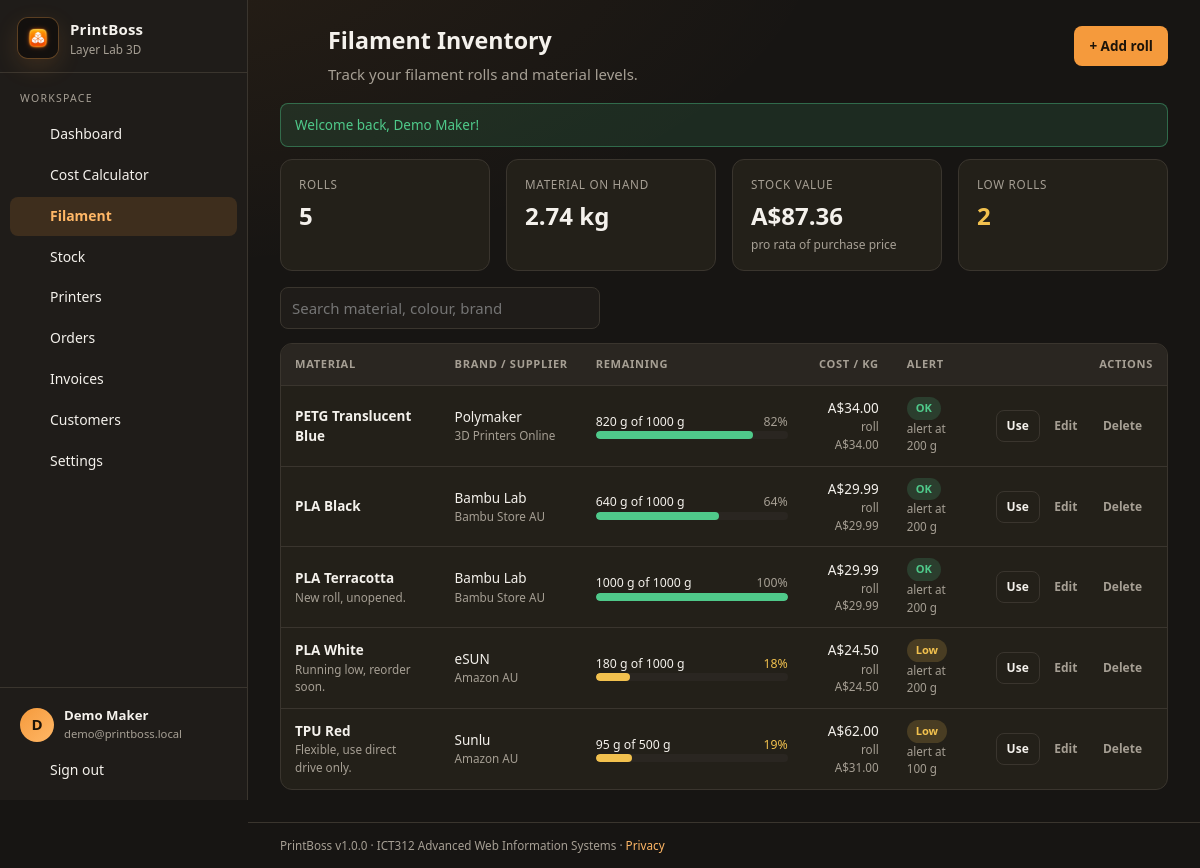
The app's page /inventory.php (signed in) with its own data.
### tables this page shows
CREATE TABLE profiles (
  id                       INT UNSIGNED NOT NULL AUTO_INCREMENT,
  user_id                  INT UNSIGNED NOT NULL,
  business_name            VARCHAR(120) NOT NULL DEFAULT '',
  business_abn             VARCHAR(20)  NOT NULL DEFAULT '',
  business_email           VARCHAR(190) NOT NULL DEFAULT '',
  business_phone           VARCHAR(40)  NOT NULL DEFAULT '',
  business_address         VARCHAR(255) NOT NULL DEFAULT '',
  country                  VARCHAR(60)  NOT NULL DEFAULT 'Australia',
  currency                 CHAR(3)      NOT NULL DEFAULT 'AUD',
  bank_name                VARCHAR(80)  NOT NULL DEFAULT '',
  bank_account_name        VARCHAR(120) NOT NULL DEFAULT '',
  bank_bsb                 VARCHAR(10)  NOT NULL DEFAULT '',
  bank_account_number      VARCHAR(20)  NOT NULL DEFAULT '',
  invoice_prefix           VARCHAR(10)  NOT NULL DEFAULT 'INV',
  gst_rate                 DECIMAL(5,2) NOT NULL DEFAULT 10.00,
  default_gst_enabled      TINYINT(1)   NOT NULL DEFAULT 1,
  default_payment_terms    VARCHAR(60)  NOT NULL DEFAULT 'Payment due within 14 days',
  default_payment_instructions TEXT NULL,
  default_invoice_notes    TEXT NULL,
  default_electricity_cost DECIMAL(8,4) NOT NULL DEFAULT 0.3000,
  default_labour_rate      DECIMAL(8,2) NOT NULL DEFAULT 25.00,
  default_depreciation_rate DECIMAL(8,2) NOT NULL DEFAULT 0.50,
  default_profit_margin    DECIMAL(5,2) NOT NULL DEFAULT 50.00,
  default_failed_risk      DECIMAL(5,2) NOT NULL DEFAULT 10.00,
  onboarding_completed     TINYINT(1)   NOT NULL DEFAULT 0,
  created_at               DATETIME NOT NULL DEFAULT CURRENT_TIMESTAMP,
  updated_at               DATETIME NOT NULL DEFAULT CURRENT_TIMESTAMP ON UPDATE CURRENT_TIMESTAMP,
  PRIMARY KEY (id),
  UNIQUE KEY uq_profiles_user (user_id),
  CONSTRAINT fk_profiles_user FOREIGN KEY (user_id) REFERENCES users(id) ON DELETE CASCADE
);

CREATE TABLE users (
  id            INT UNSIGNED NOT NULL AUTO_INCREMENT,
  email         VARCHAR(190) NOT NULL,
  password_hash VARCHAR(255) NOT NULL,
  failed_login_attempts INT UNSIGNED NOT NULL DEFAULT 0,
  login_locked_until DATETIME NULL,
  full_name     VARCHAR(120) NOT NULL,
  role          ENUM('user','admin') NOT NULL DEFAULT 'user',
  is_active     TINYINT(1) NOT NULL DEFAULT 1,
  last_login_at DATETIME NULL,
  created_at    DATETIME NOT NULL DEFAULT CURRENT_TIMESTAMP,
  updated_at    DATETIME NOT NULL DEFAULT CURRENT_TIMESTAMP ON UPDATE CURRENT_TIMESTAMP,
  PRIMARY KEY (id),
  UNIQUE KEY uq_users_email (email)
);

CREATE TABLE inventory (
  id               INT UNSIGNED NOT NULL AUTO_INCREMENT,
  user_id          INT UNSIGNED NOT NULL,
  material_type    VARCHAR(40)  NOT NULL,
  colour           VARCHAR(40)  NULL,
  brand            VARCHAR(60)  NULL,
  supplier         VARCHAR(80)  NULL,
  purchase_price   DECIMAL(10,2) NOT NULL DEFAULT 0,
  total_weight     INT UNSIGNED NOT NULL DEFAULT 1000,
  remaining_weight INT UNSIGNED NOT NULL DEFAULT 1000,
  min_stock_alert  INT UNSIGNED NOT NULL DEFAULT 200,
  notes            TEXT NULL,
  created_at       DATETIME NOT NULL DEFAULT CURRENT_TIMESTAMP,
  updated_at       DATETIME NOT NULL DEFAULT CURRENT_TIMESTAMP ON UPDATE CURRENT_TIMESTAMP,
  PRIMARY KEY (id),
  KEY ix_inventory_user (user_id),
  CONSTRAINT fk_inventory_user FOREIGN KEY (user_id) REFERENCES users(id) ON DELETE CASCADE
);

### includes/db.php (called while the page is built, shortened)
<?php
function db(): PDO
{
    static $pdo = null;
    if ($pdo instanceof PDO) {
        return $pdo;
    }
    $dsn = sprintf('mysql:host=%s;port=%s;dbname=%s;charset=%s', DB_HOST, DB_PORT, DB_NAME, DB_CHARSET);
    try {
        $pdo = new PDO($dsn, DB_USER, DB_PASS, [
            PDO::ATTR_ERRMODE            => PDO::ERRMODE_EXCEPTION,
            PDO::ATTR_DEFAULT_FETCH_MODE => PDO::FETCH_ASSOC,
            PDO::ATTR_EMULATE_PREPARES   => false,
        ]);
    } catch (PDOException $e) {
        http_response_code(500);
        echo '<!doctype html><html><head><meta charset="utf-8"><title>PrintBoss</title></head><body style="font-family:sans-serif;padding:40px;background:#1b1917;color:#eee">';
        echo '<h1>Database connection failed</h1>';
        echo '<p>PrintBoss could not connect to MySQL. Make sure WAMP/MySQL is running and that <code>database/printboss.sql</code> has been imported.</p>';
        echo '<p>Check the credentials in <code>includes/config.php</code>.</p>';
        echo '</body></html>';
        exit;
    }
    return $pdo;
}
function q(string $sql, array $params = []): PDOStatement
{
    $stmt = db()->prepare($sql);
    $stmt->execute($params);
    return $stmt;
}
function rows(string $sql, array $params = []): array
{
    return q($sql, $params)->fetchAll();
}
function row(string $sql, array $params = []): ?array
{
    $r = q($sql, $params)->fetch();
    return $r === false ? null : $r;
}

### includes/auth.php (called while the page is built, shortened)
<?php
require_once __DIR__ . '/db.php';
function current_user(): ?array
{
    static $user = null;
    if ($user === null) {
        $user = row('SELECT id, email, full_name, role, is_active FROM users WHERE id = ?', [(int)$_SESSION['user_id']]);
    }
    return $user;
}
function require_login(): array
{
    $u = current_user();
    return $u;
}

### includes/functions.php (called while the page is built, shortened)
<?php
require_once __DIR__ . '/db.php';
require_once __DIR__ . '/auth.php';
function e($value): string
{
    return htmlspecialchars((string)($value ?? ''), ENT_QUOTES | ENT_SUBSTITUTE, 'UTF-8');
}
function take_flash(): ?array
{
    $f = $_SESSION['flash'] ?? null;
    return $f;
}
function money(float|int|string|null $v, string $currency = 'AUD'): string
{
    $n = (float)($v ?? 0);
    $symbol = ['AUD' => 'A$', 'USD' => '$', 'EUR' => '€', 'GBP' => '£', 'NZD' => 'NZ$', 'BRL' => 'R$'][$currency] ?? ($currency . ' ');
    return $symbol . number_format($n, 2);
}
function get_profile(int $uid): array
{
    $p = row('SELECT * FROM profiles WHERE user_id = ?', [$uid]);
    return $p;
}

### inventory.php (the view, shortened to what this page needs)
<?php
require_once __DIR__ . '/includes/functions.php';
$user = require_login();
$uid = (int)$user['id'];
$profile = get_profile($uid);
$rolls = rows('SELECT * FROM inventory WHERE user_id = ? ORDER BY material_type, colour', [$uid]);
$totals = ['rolls' => count($rolls), 'grams' => 0, 'value' => 0.0, 'low' => 0];
foreach ($rolls as $r) {
    $totals['grams'] += (int)$r['remaining_weight'];
    $totals['value'] += (int)$r['total_weight'] > 0 ? (float)$r['purchase_price'] * ((int)$r['remaining_weight'] / (int)$r['total_weight']) : 0;
    if ((int)$r['remaining_weight'] <= (int)$r['min_stock_alert']) $totals['low']++;
}
$pageTitle = 'Filament Inventory';
$pageDescription = 'Track your filament rolls and material levels.';
$pageActions = '<button class="btn" type="button" data-open="rollDialog">+ Add roll</button>';
require __DIR__ . '/includes/header.php';
?>
<div class="grid grid-4">
  <div class="stat"><div class="stat-label">Rolls</div><div class="stat-value"><?= $totals['rolls'] ?></div></div>
  <div class="stat"><div class="stat-label">Material on hand</div><div class="stat-value"><?= number_format($totals['grams'] / 1000, 2) ?> kg</div></div>
  <div class="stat"><div class="stat-label">Stock value</div><div class="stat-value"><?= money($totals['value'], $currency) ?></div><div class="stat-sub">pro rata of purchase price</div></div>
  <div class="stat"><div class="stat-label">Low rolls</div><div class="stat-value <?= $totals['low'] ? 'text-warning' : '' ?>"><?= $totals['low'] ?></div></div>
</div>
<div class="toolbar" style="margin-top:16px">
  <input type="search" placeholder="Search material, colour, brand" data-search-table="rollTable">
</div>
<div class="table-wrap">
  <table id="rollTable">
    <thead><tr><th>Material</th><th>Brand / supplier</th><th style="width:220px">Remaining</th><th class="right">Cost / kg</th><th>Alert</th><th class="right">Actions</th></tr></thead>
    <tbody>
      <?php foreach ($rolls as $r):
          $pctLeft = (int)$r['total_weight'] > 0 ? (int)$r['remaining_weight'] / (int)$r['total_weight'] * 100 : 0;
          $low = (int)$r['remaining_weight'] <= (int)$r['min_stock_alert'];
          $perKg = (int)$r['total_weight'] > 0 ? (float)$r['purchase_price'] / ((int)$r['total_weight'] / 1000) : 0;
          $json = json_encode($r, JSON_HEX_APOS | JSON_HEX_QUOT | JSON_HEX_TAG | JSON_HEX_AMP);
      ?>
        <tr data-search="<?= e($r['material_type'] . ' ' . $r['colour'] . ' ' . $r['brand'] . ' ' . $r['supplier']) ?>">
          <td><div class="cell-main"><?= e($r['material_type']) ?> <?= e($r['colour']) ?></div><div class="cell-sub"><?= e($r['notes']) ?></div></td>
          <td><?= e($r['brand']) ?><div class="cell-sub"><?= e($r['supplier']) ?></div></td>
          <td><div class="row-between small"><span><?= (int)$r['remaining_weight'] ?> g of <?= (int)$r['total_weight'] ?> g</span><span class="<?= $low ? 'text-warning' : 'muted' ?>"><?= number_format($pctLeft) ?>%</span></div><div class="bar <?= $low ? 'warning' : 'success' ?>"><span style="width:<?= max(0, min(100, $pctLeft)) ?>%"></span></div></td>
          <td class="right"><?= money($perKg, $currency) ?><div class="cell-sub">roll <?= money($r['purchase_price'], $currency) ?></div></td>
          <td><?= $low ? '<span class="badge badge-warning">Low</span>' : '<span class="badge badge-success">OK</span>' ?><div class="cell-sub">alert at <?= (int)$r['min_stock_alert'] ?> g</div></td>
          <td class="actions">
            <button class="btn btn-sm btn-outline" type="button" data-open="useDialog" data-json='<?= $json ?>'>Use</button>
            <button class="btn btn-sm btn-ghost" type="button" data-open="rollDialog" data-json='<?= $json ?>'>Edit</button>
            <form method="post" class="inline-form" data-confirm="Delete this roll?"><button class="btn btn-sm btn-ghost" type="submit">Delete</button></form>
          </td>
        </tr>
      <?php endforeach; ?>
    </tbody>
  </table>
</div>
<?php require __DIR__ . '/includes/footer.php'; ?>

### includes/header.php (shortened to what this page needs)
<?php
$profile = $profile ?? get_profile((int)$user['id']);
$currency = $profile['currency'] ?: 'AUD';
$current = basename($_SERVER['SCRIPT_NAME']);
$flash = take_flash();
$nav = [
    ['dashboard.php',  'Dashboard',        'grid'],
    ['calculator.php', 'Cost Calculator',  'calc'],
    ['inventory.php',  'Filament',         'spool'],
    ['stock.php',      'Stock',            'box'],
    ['printers.php',   'Printers',         'printer'],
    ['orders.php',     'Orders',           'clipboard'],
    ['invoices.php',   'Invoices',         'file'],
    ['customers.php',  'Customers',        'users'],
    ['settings.php',   'Settings',         'cog'],
];
function icon(string $name): string
{
    $icons = [
        'grid' => '<rect x="3" y="3" width="7" height="7" rx="1.5"/><rect x="14" y="3" width="7" height="7" rx="1.5"/><rect x="3" y="14" width="7" height="7" rx="1.5"/><rect x="14" y="14" width="7" height="7" rx="1.5"/>',
        'calc' => '<rect x="4" y="2" width="16" height="20" rx="2"/><line x1="8" y1="6" x2="16" y2="6"/><line x1="8" y1="11" x2="8.01" y2="11"/><line x1="12" y1="11" x2="12.01" y2="11"/><line x1="16" y1="11" x2="16.01" y2="11"/><line x1="8" y1="15" x2="8.01" y2="15"/><line x1="12" y1="15" x2="12.01" y2="15"/><line x1="16" y1="15" x2="16" y2="19"/><line x1="8" y1="19" x2="12" y2="19"/>',
        'spool' => '<circle cx="12" cy="12" r="9"/><circle cx="12" cy="12" r="3"/><path d="M12 3v6M12 15v6M3 12h6M15 12h6"/>',
        'box' => '<path d="M21 8 12 3 3 8v8l9 5 9-5z"/><path d="M3 8l9 5 9-5M12 13v8"/>',
        'printer' => '<path d="M6 9V3h12v6"/><rect x="3" y="9" width="18" height="9" rx="2"/><path d="M6 14h12v7H6z"/>',
        'clipboard' => '<rect x="5" y="4" width="14" height="17" rx="2"/><path d="M9 4V2h6v2M9 11h6M9 15h4"/>',
        'file' => '<path d="M14 2H6a2 2 0 0 0-2 2v16a2 2 0 0 0 2 2h12a2 2 0 0 0 2-2V8z"/><path d="M14 2v6h6M8 13h8M8 17h8"/>',
        'users' => '<circle cx="9" cy="8" r="3.5"/><path d="M2.5 20a6.5 6.5 0 0 1 13 0"/><circle cx="17" cy="9" r="2.5"/><path d="M16 15.5a5 5 0 0 1 5.5 4.5"/>',
        'cog' => '<circle cx="12" cy="12" r="3"/><path d="M19.4 15a1.7 1.7 0 0 0 .3 1.8l.1.1a2 2 0 1 1-2.8 2.8l-.1-.1a1.7 1.7 0 0 0-1.8-.3 1.7 1.7 0 0 0-1 1.5V21a2 2 0 1 1-4 0v-.1a1.7 1.7 0 0 0-1.1-1.5 1.7 1.7 0 0 0-1.8.3l-.1.1a2 2 0 1 1-2.8-2.8l.1-.1a1.7 1.7 0 0 0 .3-1.8 1.7 1.7 0 0 0-1.5-1H3a2 2 0 1 1 0-4h.1a1.7 1.7 0 0 0 1.5-1.1 1.7 1.7 0 0 0-.3-1.8l-.1-.1a2 2 0 1 1 2.8-2.8l.1.1a1.7 1.7 0 0 0 1.8.3H9a1.7 1.7 0 0 0 1-1.5V3a2 2 0 1 1 4 0v.1a1.7 1.7 0 0 0 1 1.5 1.7 1.7 0 0 0 1.8-.3l.1-.1a2 2 0 1 1 2.8 2.8l-.1.1a1.7 1.7 0 0 0-.3 1.8V9a1.7 1.7 0 0 0 1.5 1H21a2 2 0 1 1 0 4h-.1a1.7 1.7 0 0 0-1.5 1z"/>',
        'logout' => '<path d="M9 21H5a2 2 0 0 1-2-2V5a2 2 0 0 1 2-2h4"/><path d="M16 17l5-5-5-5M21 12H9"/>',
        'plus' => '<path d="M12 5v14M5 12h14"/>',
        'menu' => '<path d="M3 6h18M3 12h18M3 18h18"/>',
    ];
    return '<svg class="icon" viewBox="0 0 24 24" fill="none" stroke="currentColor" stroke-width="1.8" stroke-linecap="round" stroke-linejoin="round" aria-hidden="true">' . ($icons[$name] ?? '') . '</svg>';
}
?>
<!DOCTYPE html>
<html lang="en">
<head>
<link rel="stylesheet" href="<?= BASE_PATH ?>/assets/css/style.css">
</head>
<body>
<div class="app">
  <aside class="sidebar" id="sidebar">
    <div class="brand">
      <img src="<?= BASE_PATH ?>/assets/img/icon-192.png" alt="" class="brand-logo">
      <div>
        <div class="brand-name">PrintBoss</div>
        <div class="brand-sub"><?= e($profile['business_name'] ?: '3D Print Manager') ?></div>
      </div>
    </div>
    <nav class="nav">
      <div class="nav-label">Workspace</div>
      <?php foreach ($nav as [$file, $label, $ic]): ?>
        <a href="<?= BASE_PATH ?>/<?= $file ?>" class="nav-link<?= $current === $file ? ' active' : '' ?>"><?= icon($ic) ?><span><?= e($label) ?></span></a>
      <?php endforeach; ?>
    </nav>
    <div class="sidebar-footer">
      <div class="user-chip">
        <div class="avatar"><?= e(mb_strtoupper(mb_substr($user['full_name'], 0, 1))) ?></div>
        <div class="user-meta"><div class="user-name"><?= e($user['full_name']) ?></div><div class="user-email"><?= e($user['email']) ?></div></div>
      </div>
      <form method="post" action="<?= BASE_PATH ?>/logout.php"><?= csrf_field() ?>
        <button class="nav-link nav-button" type="submit"><?= icon('logout') ?><span>Sign out</span></button>
      </form>
    </div>
  </aside>
  <main class="main">
    <header class="topbar">
      <button class="icon-btn menu-btn" id="menuBtn" aria-label="Open menu"><?= icon('menu') ?></button>
      <div class="page-head">
        <h1 class="page-title"><?= e($pageTitle ?? '') ?></h1>
        <?php if (!empty($pageDescription)): ?><p class="page-desc"><?= e($pageDescription) ?></p><?php endif; ?>
      </div>
      <?php if (!empty($pageActions)): ?><div class="page-actions"><?= $pageActions ?></div><?php endif; ?>
    </header>
    <?php if ($flash): ?>
      <div class="toast toast-<?= e($flash['type']) ?>" id="toast" role="status"><?= e($flash['text']) ?></div>
    <?php endif; ?>
    <section class="content">

### records on screen
profiles: business_name "Layer Lab 3D", currency "A$87.36"
users: full_name "D", full_name "Demo Maker", email "demo@printboss.local"
inventory: material_type "PETG", colour "Translucent Blue", brand "Polymaker", supplier "3D Printers Online", remaining_weight "820", total_weight "1000", pctLeft "82", money($perKg, $currency) "A$34.00", purchase_price.currency "A$34.00", shows "OK", min_stock_alert "200"
inventory: material_type "PLA", colour "Black", brand "Bambu Lab", supplier "Bambu Store AU", remaining_weight "640", total_weight "1000", pctLeft "64", money($perKg, $currency) "A$29.99", purchase_price.currency "A$29.99", shows "OK", min_stock_alert "200"
inventory: material_type "PLA", colour "Terracotta", notes "New roll, unopened.", brand "Bambu Lab", supplier "Bambu Store AU", remaining_weight "1000", total_weight "1000", pctLeft "100", money($perKg, $currency) "A$29.99", purchase_price.currency "A$29.99", shows "OK", min_stock_alert "200"
inventory: material_type "PLA", colour "White", notes "Running low, reorder soon.", brand "eSUN", supplier "Amazon AU", remaining_weight "180", total_weight "1000", pctLeft "18", money($perKg, $currency) "A$24.50", purchase_price.currency "A$24.50", shows "Low", min_stock_alert "200"
inventory: material_type "TPU", colour "Red", notes "Flexible, use direct drive only.", brand "Sunlu", supplier "Amazon AU", remaining_weight "95", total_weight "500", pctLeft "19", money($perKg, $currency) "A$62.00", purchase_price.currency "A$31.00", shows "Low", min_stock_alert "100"

### other values on screen
$label "Dashboard"
$label "Cost Calculator"
$label "Filament"
$label "Stock"
$label "Printers"
$label "Orders"
$label "Invoices"
$label "Customers"
$label "Settings"
$pageTitle "Filament Inventory"
$pageDescription "Track your filament rolls and material levels."
$flash['text'] "Welcome back, Demo Maker!"
$totals['rolls'] "5"
$totals['grams'] / 1000 "2.74"
$totals['low'] "2"
